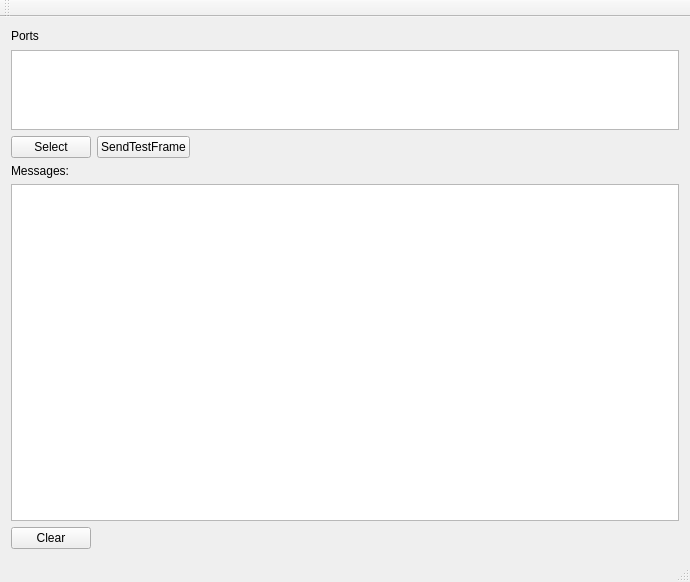
<?xml version="1.0" encoding="UTF-8"?>
<ui version="4.0">
 <class>MainWindow</class>
 <widget class="QMainWindow" name="MainWindow">
  <property name="geometry">
   <rect>
    <x>0</x>
    <y>0</y>
    <width>690</width>
    <height>582</height>
   </rect>
  </property>
  <property name="windowTitle">
   <string>MainWindow</string>
  </property>
  <widget class="QWidget" name="centralWidget">
   <layout class="QVBoxLayout" name="verticalLayout_3">
    <item>
     <layout class="QVBoxLayout" name="verticalLayout_2">
      <item>
       <layout class="QVBoxLayout" name="verticalLayout">
        <property name="sizeConstraint">
         <enum>QLayout::SetNoConstraint</enum>
        </property>
        <item>
         <widget class="QLabel" name="label">
          <property name="maximumSize">
           <size>
            <width>16777215</width>
            <height>16</height>
           </size>
          </property>
          <property name="text">
           <string>Ports</string>
          </property>
         </widget>
        </item>
        <item>
         <widget class="QListWidget" name="listWidget">
          <property name="maximumSize">
           <size>
            <width>16777215</width>
            <height>80</height>
           </size>
          </property>
         </widget>
        </item>
       </layout>
      </item>
      <item>
       <layout class="QHBoxLayout" name="horizontalLayout">
        <item>
         <widget class="QPushButton" name="selectButton">
          <property name="text">
           <string>Select</string>
          </property>
         </widget>
        </item>
        <item>
         <widget class="QPushButton" name="sendButton">
          <property name="text">
           <string>SendTestFrame</string>
          </property>
         </widget>
        </item>
        <item>
         <spacer name="horizontalSpacer">
          <property name="orientation">
           <enum>Qt::Horizontal</enum>
          </property>
          <property name="sizeHint" stdset="0">
           <size>
            <width>40</width>
            <height>20</height>
           </size>
          </property>
         </spacer>
        </item>
       </layout>
      </item>
     </layout>
    </item>
    <item>
     <widget class="QLabel" name="label_2">
      <property name="text">
       <string>Messages:</string>
      </property>
     </widget>
    </item>
    <item>
     <widget class="QTextBrowser" name="messageDisplay"/>
    </item>
    <item>
     <layout class="QHBoxLayout" name="horizontalLayout_2">
      <item>
       <widget class="QPushButton" name="clearMsgsButton">
        <property name="text">
         <string>Clear</string>
        </property>
       </widget>
      </item>
      <item>
       <spacer name="horizontalSpacer_2">
        <property name="orientation">
         <enum>Qt::Horizontal</enum>
        </property>
        <property name="sizeHint" stdset="0">
         <size>
          <width>40</width>
          <height>20</height>
         </size>
        </property>
       </spacer>
      </item>
     </layout>
    </item>
   </layout>
  </widget>
  <widget class="QMenuBar" name="menuBar">
   <property name="geometry">
    <rect>
     <x>0</x>
     <y>0</y>
     <width>690</width>
     <height>22</height>
    </rect>
   </property>
  </widget>
  <widget class="QToolBar" name="mainToolBar">
   <attribute name="toolBarArea">
    <enum>TopToolBarArea</enum>
   </attribute>
   <attribute name="toolBarBreak">
    <bool>false</bool>
   </attribute>
  </widget>
  <widget class="QStatusBar" name="statusBar"/>
 </widget>
 <layoutdefault spacing="6" margin="11"/>
 <resources/>
 <connections/>
</ui>
